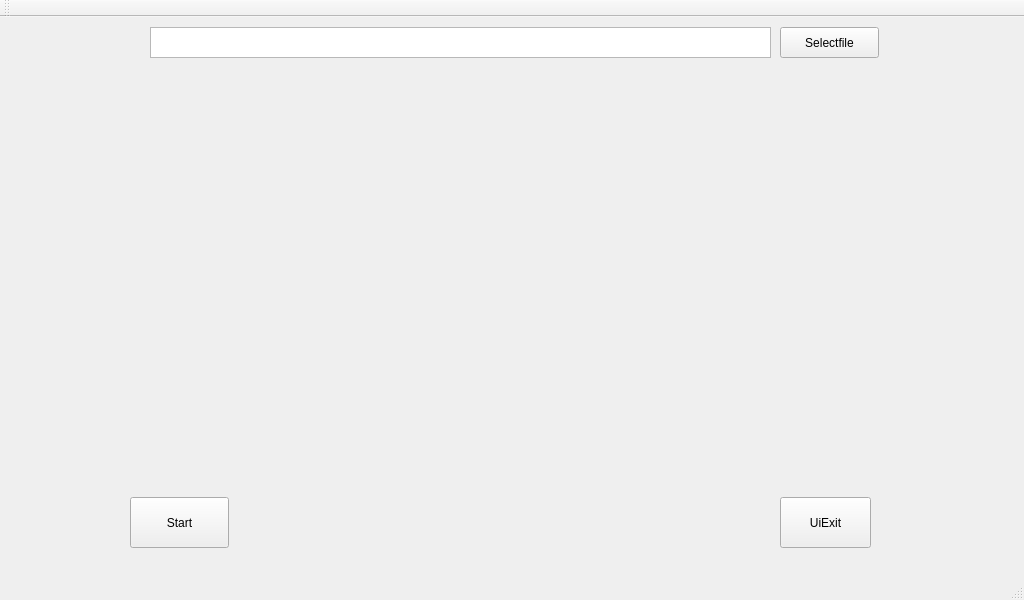
<?xml version="1.0" encoding="UTF-8"?>
<ui version="4.0">
 <class>DtDemo</class>
 <widget class="QMainWindow" name="DtDemo_window">
  <property name="geometry">
   <rect>
    <x>0</x>
    <y>0</y>
    <width>1024</width>
    <height>600</height>
   </rect>
  </property>
  <property name="windowTitle">
   <string>DtDemo</string>
  </property>
  <widget class="QWidget" name="centralWidget">
   <widget class="QPushButton" name="selectFile_txt">
    <property name="geometry">
     <rect>
      <x>780</x>
      <y>10</y>
      <width>99</width>
      <height>31</height>
     </rect>
    </property>
    <property name="text">
     <string>Selectfile</string>
    </property>
   </widget>
   <widget class="QTextBrowser" name="filePath">
    <property name="geometry">
     <rect>
      <x>150</x>
      <y>10</y>
      <width>621</width>
      <height>31</height>
     </rect>
    </property>
   </widget>
   <widget class="QPushButton" name="start">
    <property name="geometry">
     <rect>
      <x>130</x>
      <y>480</y>
      <width>99</width>
      <height>51</height>
     </rect>
    </property>
    <property name="text">
     <string>Start</string>
    </property>
   </widget>
   <widget class="QPushButton" name="exit">
    <property name="geometry">
     <rect>
      <x>780</x>
      <y>480</y>
      <width>91</width>
      <height>51</height>
     </rect>
    </property>
    <property name="text">
     <string>UiExit</string>
    </property>
   </widget>
   <widget class="QWidget" name="videoWidget" native="true">
    <property name="geometry">
     <rect>
      <x>100</x>
      <y>100</y>
      <width>800</width>
      <height>390</height>
     </rect>
    </property>
   </widget>
  </widget>
  <widget class="QMenuBar" name="menuBar">
   <property name="geometry">
    <rect>
     <x>0</x>
     <y>0</y>
     <width>1024</width>
     <height>25</height>
    </rect>
   </property>
  </widget>
  <widget class="QToolBar" name="mainToolBar">
   <attribute name="toolBarArea">
    <enum>TopToolBarArea</enum>
   </attribute>
   <attribute name="toolBarBreak">
    <bool>false</bool>
   </attribute>
  </widget>
  <widget class="QStatusBar" name="statusBar"/>
 </widget>
 <layoutdefault spacing="6" margin="11"/>
 <resources/>
 <connections/>
</ui>
